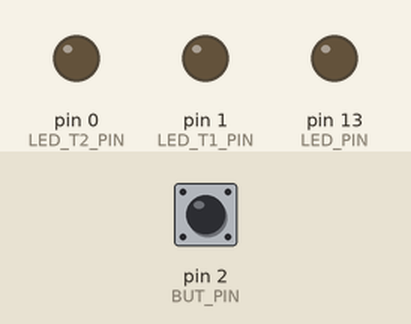
Bench run of a sketch on a simulated Arduino Uno, built with avr-gcc and run on an emulated ATmega328P. Shown: output pins drawn as LEDs (lit = HIGH). The inputs (shaded band) are chosen by the test bench; at power-on: pin 2 (BUT_PIN) LOW.

Above: at 1.2 s.
1.3 s: pin 2 (BUT_PIN) pulled HIGH for 0.15 s
At 2.4 s:
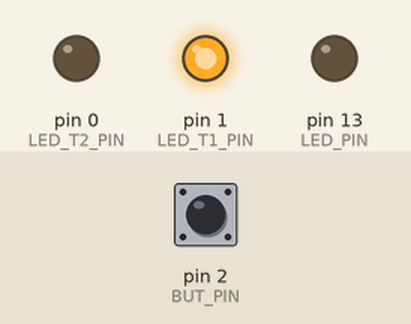
4.4 s: pin 2 (BUT_PIN) pulled HIGH for 1 s
At 6.6 s:
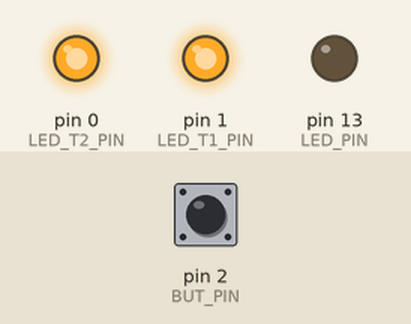
8.4 s: pin 2 (BUT_PIN) pulled HIGH for 3.2 s
At 9.6 s:
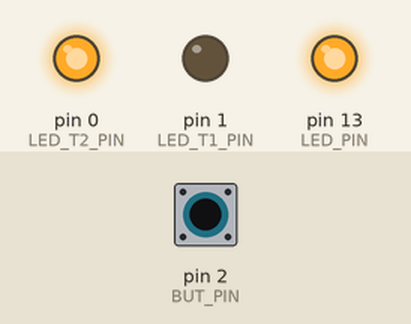
13.1 s: pin 2 (BUT_PIN) pulled HIGH for 3.2 s
At 16.9 s:
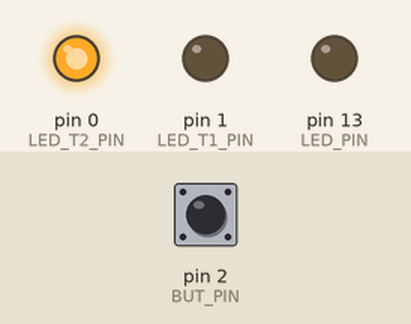
Timing chart, 0 to 18.8 s (numbered marks = the images above; inputs shaded):
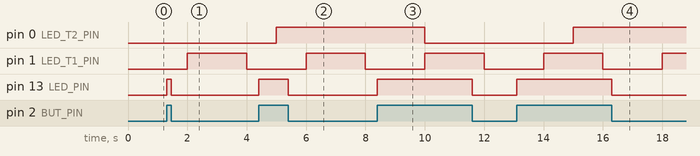

The sketch:

event_driven_test.ino
```cpp
/* event_driven_test */
#include "event_driven.h"
#define LED_PIN 13
#define BUT_PIN 2

#define LED_T1_PIN 1
#define LED_T2_PIN 0

static int led_timer_state = LOW;
static int led_timer2_state = LOW;

static int timerid1 = -1;
static int timerid2 = -1;

void button_changed (int pin, int value)
{
  digitalWrite(LED_PIN, value);
}

void timer_expired (int timerId)
{
  if (timerId == timerid1)
  {
    led_timer_state = !led_timer_state;
    digitalWrite(LED_T1_PIN, led_timer_state);
  }
  else if (timerId == timerid2)
  {
    led_timer2_state = !led_timer2_state;
    digitalWrite(LED_T2_PIN, led_timer2_state);
  }
}

void init_event_driven ()
{
  pinMode(LED_PIN, OUTPUT);
  pinMode(LED_T1_PIN, OUTPUT);
  pinMode(LED_T2_PIN, OUTPUT);
  pinMode(BUT_PIN, INPUT);
  digitalWrite(LED_PIN, LOW);
  digitalWrite(LED_T1_PIN, LOW);
  digitalWrite(LED_T2_PIN, LOW);
  button_listen(BUT_PIN);
  timerid1 = timer_set(2000);
  timerid2 = timer_set(5000);
}
```

event_driven.c
```cpp
/* event_driven.c */
#include "Arduino.h"
#include "event_driven.h"
#define maxTimers 2
#define maxButtons 2

//extern void init_event_driven();
//extern void button_changed(int buttonPin, int value);
//extern void timer_expired(int timerId);

static int button_is_pressed[maxButtons];
static int button_pins[maxButtons];
static int nextButton = 0;
static int timers[maxTimers];
static int timersRunning[maxTimers];
static int nextTimer = 0;
static int last_time = 0;

void button_listen(int pin)
{
  if (nextButton < maxButtons)
  {
    button_pins[nextButton] = pin;
    nextButton++;
  }
}

int timer_set(int ms)
{
  if (nextTimer < maxTimers)
  {
    timers[nextTimer] = ms;
    timersRunning[nextTimer] = 0;
    nextTimer++;
    return nextTimer-1;
  }
  return -1;
}

void setup (void)
{
  init_event_driven();
}

static void checkButtonEvents()
{
  int n;
  for (n=0; n<nextButton; n++)
  {
    int button_input_pressed = digitalRead(button_pins[n]);
    if (button_is_pressed[n]!=button_input_pressed)
    {
      button_is_pressed[n] = button_input_pressed;
      button_changed(button_pins[n], button_is_pressed[n]);
    }
  }
}

static void checkTimerEvents ()
{
  int current_time = millis();
  int diff = current_time - last_time;
  int n;
  for (n=0; n<nextTimer; n++)
  {
    timersRunning[n] += diff;
    if (timersRunning[n]>=timers[n])
    {
      timersRunning[n] -= timers[n];
      timer_expired(n);
    }
  }
  last_time = current_time;
}

void loop (void)
{
   checkButtonEvents();
   checkTimerEvents();
}
```

event_driven.h
```cpp
/* event_driven.h */
#ifdef __cplusplus
extern "C" {
#endif
/* Registro de Listeners */
void button_listen(int pin);
int timer_set(int ms);

/* Callbacks de Listeners */
void button_changed (int pin, int value);
void timer_expired (int timerId);

/* Callback de inicializaçao */
void init_event_driven ();

/* Metodos Arduino */
#ifdef __cplusplus
}
#endif
```

Measured:
- after the input at 1.3 s, pin 13 (LED_PIN): LOW → HIGH at once, → LOW 0.15 s later
- after the input at 4.4 s, pin 13 (LED_PIN): LOW → HIGH at once, → LOW 1.0 s later
- after the input at 8.4 s, pin 13 (LED_PIN): LOW → HIGH at once, → LOW 3.2 s later
- after the input at 13.1 s, pin 13 (LED_PIN): LOW → HIGH at once, → LOW 3.2 s later
